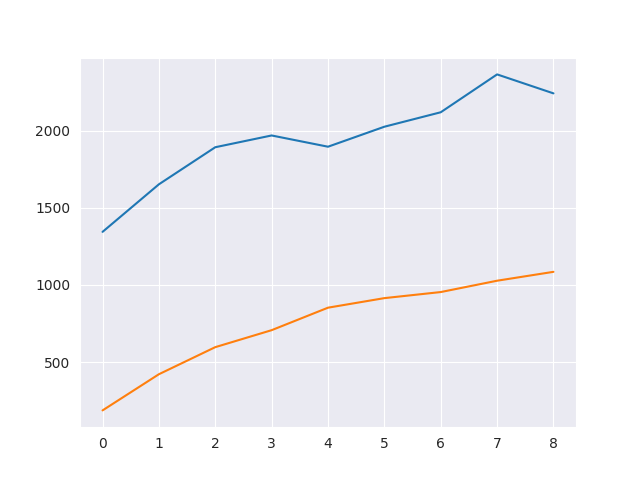

Write Python code to recreate this figure.
import matplotlib.pyplot as plt
import numpy as np
import seaborn as sns

baseline_2m_mean = 1343.70
baseline_4m_mean = 1651.94
baseline_6m_mean = 1892.11
baseline_8m_mean = 1968.36
baseline_10m_mean = 1895.46
baseline_12m_mean = 2024.953
baseline_14m_mean = 2118.65
baseline_16m_mean = 2364.01
baseline_18m_mean = 2241.10


scene_analyser_2m_mean = 186.96
scene_analyser_4m_mean = 421.34
scene_analyser_6m_mean = 596.76
scene_analyser_8m_mean = 706.76
scene_analyser_10m_mean = 852.46
scene_analyser_12m_mean = 914.4
scene_analyser_14m_mean = 953.73
scene_analyser_16m_mean = 1027.2
scene_analyser_18m_mean = 1084.76

baseline_2m_error = 1687.98
baseline_4m_error = 1902.71
baseline_6m_error = 1920.88
baseline_8m_error = 2177.16
baseline_10m_error = 1773.25
baseline_12m_error = 1865.94
baseline_14m_error = 1845.18
baseline_16m_error = 1900.92
baseline_18m_error = 1845.08

scene_analyser_2m_error = 446.42
scene_analyser_4m_error = 767.65
scene_analyser_6m_error = 690.17
scene_analyser_8m_error = 783.25
scene_analyser_10m_error = 890.64
scene_analyser_12m_error = 854.27
scene_analyser_14m_error = 808.60
scene_analyser_16m_error = 847.21
scene_analyser_18m_error = 882.07

q_a_error = (baseline_2m_error, baseline_4m_error, baseline_6m_error, baseline_8m_error, baseline_10m_error, baseline_12m_error, baseline_14m_error, baseline_16m_error, baseline_18m_error)
q_b_error = (scene_analyser_2m_error, scene_analyser_4m_error, scene_analyser_6m_error, scene_analyser_8m_error, scene_analyser_10m_error, scene_analyser_12m_error, scene_analyser_14m_error, scene_analyser_16m_error, scene_analyser_18m_error)



baseline_means = [baseline_2m_mean,baseline_4m_mean,baseline_6m_mean,baseline_8m_mean,baseline_10m_mean,baseline_12m_mean,baseline_14m_mean,baseline_16m_mean,baseline_18m_mean]
scene_analysis_means = [scene_analyser_2m_mean, scene_analyser_4m_mean, scene_analyser_6m_mean, scene_analyser_8m_mean, scene_analyser_10m_mean, scene_analyser_12m_mean, scene_analyser_14m_mean, scene_analyser_16m_mean, scene_analyser_18m_mean]
n_groups = 9

# fig, ax = plt.subplots(1)
# x_axis =  [0,1]
# x_axis_2 =  [1,2]
sns.set_style("darkgrid")
plt.plot(baseline_means)
# ax.fill_between(x_axis, baseline_2m_mean + baseline_2m_error, baseline_2m_mean - baseline_2m_error)
# ax.fill_between(x_axis_2, baseline_4m_mean + baseline_4m_error, baseline_4m_mean - baseline_4m_error)
plt.plot(scene_analysis_means)
# ax.grid()
plt.show()
